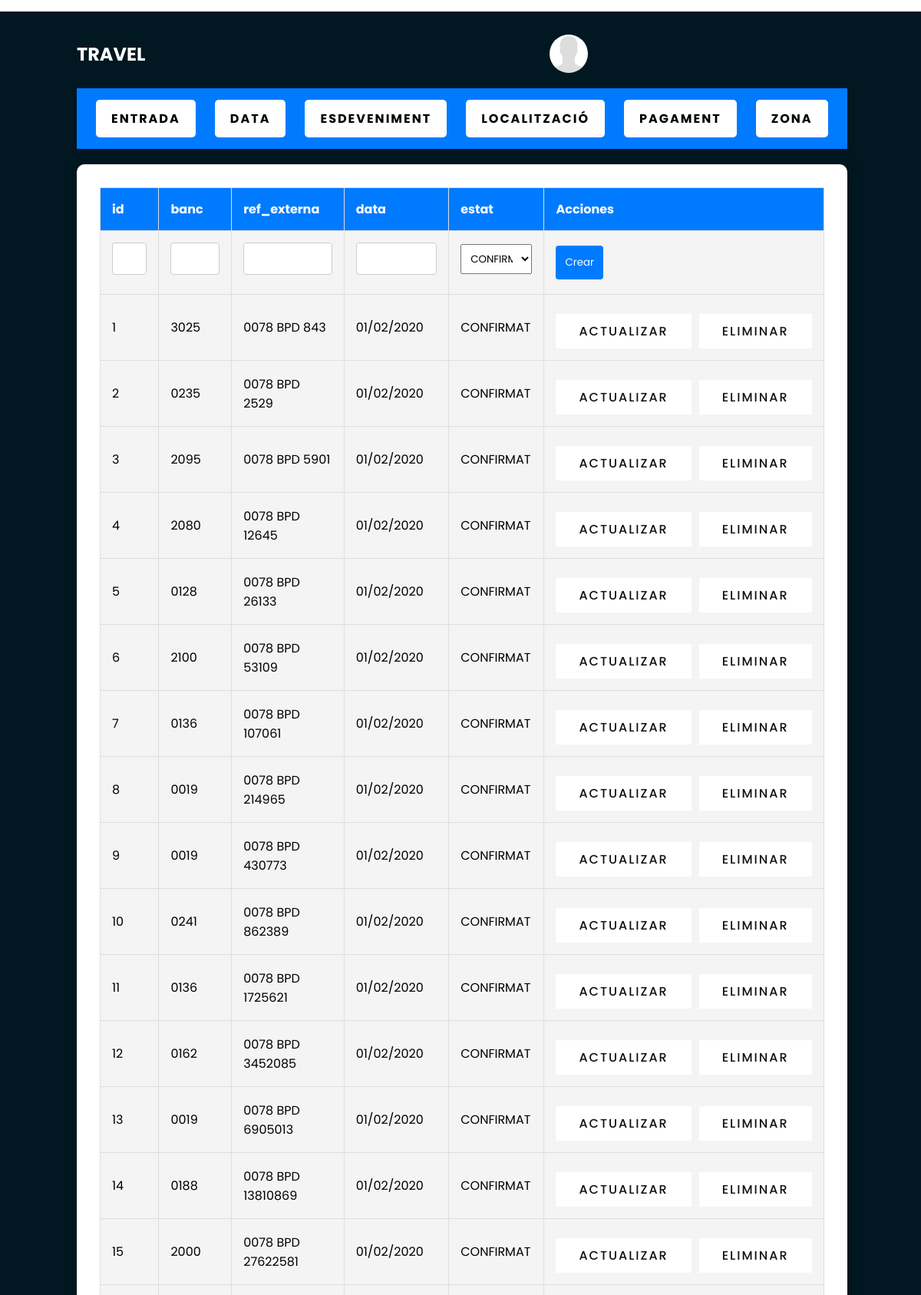
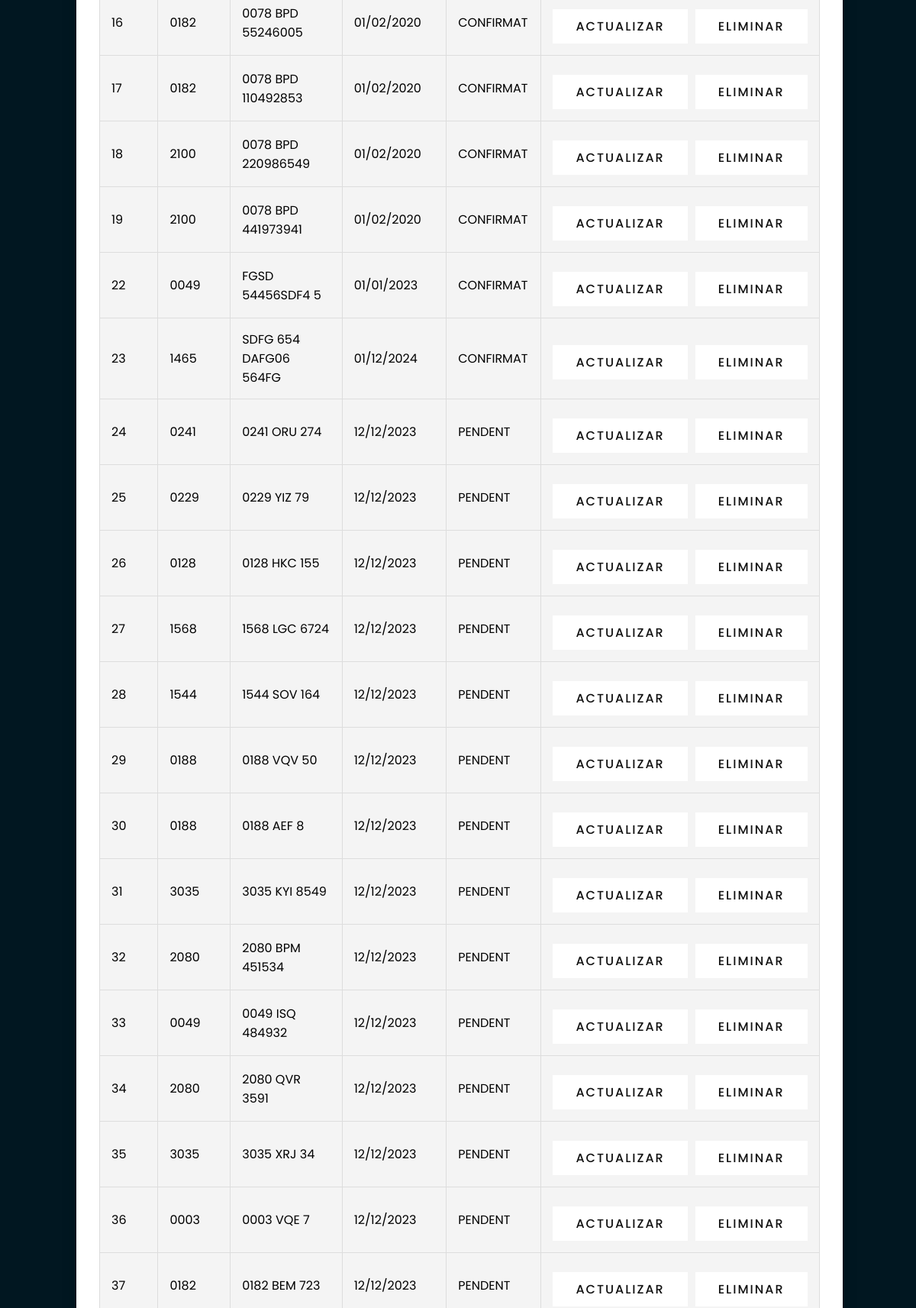
Page /index.php?MantenimentPagament/showMantenimentPagament (upper part) on the committed database (2 pictures, top to bottom).
### tables this page shows
CREATE TABLE `tbl_pagament` (
  `id` int NOT NULL AUTO_INCREMENT,
  `banc` varchar(90) NOT NULL,
  `ref_externa` varchar(90) NOT NULL,
  `data` varchar(10) NOT NULL,
  `estat` varchar(90) NOT NULL,
  PRIMARY KEY (`id`)
);

### classes/controlador/mantenimentpagamentcontroller.class.php (called while the page is built, shortened)
<?php
class MantenimentPagamentController extends Controlador
{
    public function showMantenimentPagament()
    {
        $pagamentModel = new PagamentModel();
        $ObjectArray = $pagamentModel->read();
        $view = new MantenimentPagamentView();
        $view->showMantenimentPagament($ObjectArray);
    }
}
?>

### index.php (called while the page is built, shortened)
<?php
try {
    $cFront = new FrontController();
    $cFront->dispatch();
} catch (Exception $e) {
    $vError = new ErrorView();
    $vError->show($e);
}

### classes/modelo/pagament.class.php (called while the page is built, shortened)
<?php
class Pagament {
    public function __construct($id, $banc, $ref_externa, $data, $estat) {
        $this->id = $id;
    }
}

### classes/modelo/DataBase.php (called while the page is built, shortened)
<?php
class DataBase extends Singleton
{
    private static $link;
    private static $conexion;
    public function __construct($action)
    {
        self::$conexion = new Connexio($action);
    }
    private static function connectToDatabase()
    {
        switch (self::$conexion->getSgbd()) {
            case 'mysql':
                self::$link = new mysqli(self::$conexion->getServer(), self::$conexion->getUser(), self::$conexion->getPassword(), self::$conexion->getDbname());
                break;
        }
    }
    public static function executarSQL($sSql, $aParam = null)
    {
        if ($stmt = self::$link->prepare($sSql)) {
            if ($stmt->execute()) {
                if ($stmt->field_count > 0) {
                    $res = $stmt->get_result();
                    $dades = $res->fetch_all(MYSQLI_ASSOC);
                } else {
                    $dades = true;
                }
            } else {
                throw new Exception("Error al ejecutar la consulta: " . $stmt->error);
            }
        } else {
            throw new Exception("Error en la preparación de la consulta: " . self::$link->error);
        }
        return $dades;
    }
}
?>

### classes/modelo/pagamentmodel.class.php (called while the page is built, shortened)
<?php
class PagamentModel implements CRUDable {
    public function read($obj = null) {
        $db = new DataBase('select');
        $query = "SELECT * FROM tbl_pagament";
        $result = $db::executarSQL($query);
        return $this->transformarResultat($result);
    }
    private function transformarResultat($result) {
        $pagaments = [];
        foreach ($result as $row) {
            $pagaments[] = $this->crearPagamentDesdeFila($row);
        }
        return $pagaments;
    }
    private function crearPagamentDesdeFila($fila) {
        return new Pagament(
            $fila['id'],
            $fila['banc'],
            $fila['ref_externa'],
            $fila['data'],
            $fila['estat']
            );
    }
}

### classes/vista/mantenimentpagamentview.class.php (the view, shortened to what this page needs)
<?php
class MantenimentPagamentView
{
    public function showMantenimentPagament($ObjectArray, $data = null, $errors = null, $updateData = null, $isCreate = true)
    {
        echo "<!DOCTYPE html><html lang=\"en\">";
        include 'templates/head.tmp.php';
        echo "<body>";
        include 'templates/header.tmp.php';
        echo "  <section class=\"showcase\"><div class=\"overlay\"></div><div class=\"text\">";
        include 'templates/navManteniment.tmp.php';
        $table = $this->generateTable($ObjectArray, $data, $errors, $updateData, $isCreate);
        include 'templates/mantenimentbody.tmp.php';
        echo "</div></section></body></html>";
    }
    public function generateTable($objectArray, $data, $errors, $updateData, $isCreate)
    {
        if ($isCreate) {
            $table = '<form method="post" action="?MantenimentPagament/create">';
        } else {
            $table = '<form method="post" action="?MantenimentPagament/update">';
        }
        $table .= '<table>
    <thead>
        <tr>';
        foreach ($objectArray[0] as $key => $value) {
            $table .= "<th>$key</th>";
        }
        $table .= '<th>Acciones</th>
    </tr>
</thead>
<tbody>
    <tr>';
        foreach ($objectArray[0] as $key => $value) {
            $table .= '<td>';
            if ($key === 'id') {
                $table .= '<input type="text" id="' . $key . '" name="' . $key . '"';
            } elseif ($key === 'estat') {
                $table .= '<select id="' . $key . '" name="' . $key . '">
                <option' . ($data[$key] === 'CONFIRMAT' || $updateData[$key] === 'CONFIRMAT' ? ' selected' : '') . '>CONFIRMAT</option>
                <option' . ($data[$key] === 'PENDENT' || $updateData[$key] === 'PENDENT' ? ' selected' : '') . '>PENDENT</option>
                <option' . ($data[$key] === 'WEB' || $updateData[$key] === 'WEB' ? ' selected' : '') . '>WEB</option>
            </select>';
            } else {
                $table .= '<input type="text" id="' . $key . '" name="' . $key . '"';
            }
            if ($key === 'id') {
                $table .= ' readonly';
            }
            if ($key !== 'estat') {
                $table .= '>';
            }
            $table .= '</td>';
        }
        if ($isCreate) {
            $table .= '<td><button type="submit" name="create">Crear</button></td></tr>';
        } else {
            $table .= '<td><button type="submit" name="update">Actualizar</button></td></tr>';
        }
        foreach ($objectArray as $result) {
            $table .= '<tr>';
            foreach ($result as $key => $value) {
                $table .= '<td>' . $value . '</td>';
            }
            $table .= '<td>
    <div class="button-container">
        <a href="?MantenimentPagament/showUpdate&id=' . $result->id . '">Actualizar</a>
<a href="?MantenimentPagament/delete&id=' . $result->id . '" class="delete-link" data-id="' . $result->id . '">Eliminar</a>
    </div>
</td>
</tr>';
        }
        $table .= '</tbody></table></form>';
        return $table;
    }
}

### style.css (style rules this page uses)
* { margin: 0; padding: 0; box-sizing: border-box; font-family: 'Poppins', sans-serif; }
.showcase { position: absolute; right: 0; width: 100%; min-height: 100vh; padding: 100px; display: flex; justify-content: space-between; align-items: center; background: #111; transition: 0.5s; z-index: 2; }
.text { position: relative; z-index: 10; }
.text a { display: inline-block; font-size: 1em; background: #fff; padding: 10px 30px; text-transform: uppercase; text-decoration: none; font-weight: 500; margin-top: 10px; color: #111; letter-spacing: 2px; transition: 0.2s; }
body { background: url(http://img6.uploadhouse.com/fileuploads/17737/17737075bdad5cfa9423bb2c3c2beee695c72bb8.jpg); margin: 15px auto 0; width: 410px; }
form { margin-bottom: 15px; }
input, select { width: 100%; padding: 8px; margin-bottom: 10px; box-sizing: border-box; }
#manteniment table { width: 100%; border-collapse: collapse; margin-bottom: 20px; }
#manteniment th, #manteniment td { border: 1px solid #ddd; padding: 15px; text-align: left; }
#manteniment th { background-color: #007BFF; color: #fff; }
#manteniment td { background-color: #f4f4f4; }
#manteniment form input { padding: 10px; border: 1px solid #ccc; border-radius: 4px; }
#manteniment form button { background-color: #007BFF; color: #fff; padding: 12px; border: none; border-radius: 4px; cursor: pointer; transition: background-color 0.3s ease; }
#manteniment .button-container { display: flex; gap: 10px; }

### rows in the picture
tbl_pagament: value "1", value "3025", value "0078 BPD 843", value "01/02/2020", value "CONFIRMAT"
tbl_pagament: value "2", value "0235", value "0078 BPD 2529", value "01/02/2020", value "CONFIRMAT"
tbl_pagament: value "3", value "2095", value "0078 BPD 5901", value "01/02/2020", value "CONFIRMAT"
tbl_pagament: value "4", value "2080", value "0078 BPD 12645", value "01/02/2020", value "CONFIRMAT"
tbl_pagament: value "5", value "0128", value "0078 BPD 26133", value "01/02/2020", value "CONFIRMAT"
tbl_pagament: value "6", value "2100", value "0078 BPD 53109", value "01/02/2020", value "CONFIRMAT"
tbl_pagament: value "7", value "0136", value "0078 BPD 107061", value "01/02/2020", value "CONFIRMAT"
tbl_pagament: value "8", value "0019", value "0078 BPD 214965", value "01/02/2020", value "CONFIRMAT"
tbl_pagament: value "9", value "0019", value "0078 BPD 430773", value "01/02/2020", value "CONFIRMAT"
tbl_pagament: value "10", value "0241", value "0078 BPD 862389", value "01/02/2020", value "CONFIRMAT"
tbl_pagament: value "11", value "0136", value "0078 BPD 1725621", value "01/02/2020", value "CONFIRMAT"
tbl_pagament: value "12", value "0162", value "0078 BPD 3452085", value "01/02/2020", value "CONFIRMAT"
tbl_pagament: value "13", value "0019", value "0078 BPD 6905013", value "01/02/2020", value "CONFIRMAT"
tbl_pagament: value "14", value "0188", value "0078 BPD 13810869", value "01/02/2020", value "CONFIRMAT"
tbl_pagament: value "15", value "2000", value "0078 BPD 27622581", value "01/02/2020", value "CONFIRMAT"
tbl_pagament: value "16", value "0182", value "0078 BPD 55246005", value "01/02/2020", value "CONFIRMAT"
tbl_pagament: value "17", value "0182", value "0078 BPD 110492853", value "01/02/2020", value "CONFIRMAT"
tbl_pagament: value "18", value "2100", value "0078 BPD 220986549", value "01/02/2020", value "CONFIRMAT"
tbl_pagament: value "19", value "2100", value "0078 BPD 441973941", value "01/02/2020", value "CONFIRMAT"
tbl_pagament: value "22", value "0049", value "FGSD 54456SDF4 5", value "01/01/2023", value "CONFIRMAT"
tbl_pagament: value "23", value "1465", value "SDFG 654 DAFG06 564FG", value "01/12/2024", value "CONFIRMAT"
tbl_pagament: value "24", value "0241", value "0241 ORU 274", value "12/12/2023", value "PENDENT"
tbl_pagament: value "25", value "0229", value "0229 YIZ 79", value "12/12/2023", value "PENDENT"
tbl_pagament: value "26", value "0128", value "0128 HKC 155", value "12/12/2023", value "PENDENT"
tbl_pagament: value "27", value "1568", value "1568 LGC 6724", value "12/12/2023", value "PENDENT"
tbl_pagament: value "28", value "1544", value "1544 SOV 164", value "12/12/2023", value "PENDENT"
tbl_pagament: value "29", value "0188", value "0188 VQV 50", value "12/12/2023", value "PENDENT"
tbl_pagament: value "30", value "0188", value "0188 AEF 8", value "12/12/2023", value "PENDENT"
tbl_pagament: value "31", value "3035", value "3035 KYI 8549", value "12/12/2023", value "PENDENT"
tbl_pagament: value "32", value "2080", value "2080 BPM 451534", value "12/12/2023", value "PENDENT"
tbl_pagament: value "33", value "0049", value "0049 ISQ 484932", value "12/12/2023", value "PENDENT"
tbl_pagament: value "34", value "2080", value "2080 QVR 3591", value "12/12/2023", value "PENDENT"
tbl_pagament: value "35", value "3035", value "3035 XRJ 34", value "12/12/2023", value "PENDENT"
tbl_pagament: value "36", value "0003", value "0003 VQE 7", value "12/12/2023", value "PENDENT"
tbl_pagament: value "37", value "0182", value "0182 BEM 723", value "12/12/2023", value "PENDENT"

### other values in the picture
$key "id"
$key "banc"
$key "ref_externa"
$key "data"
$key "estat"
